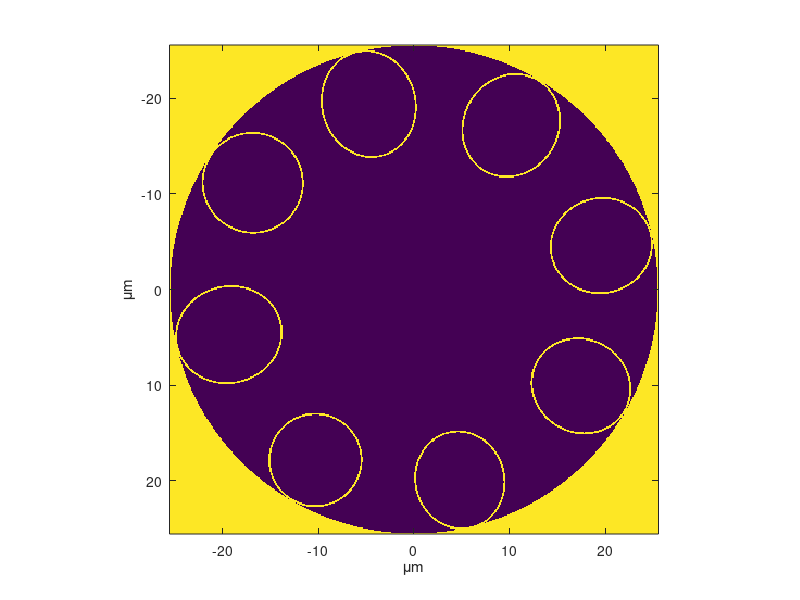

Reproduce this figure in MATLAB. (Note: this script raises an error after producing the figure.)
clc; clear variables; close all;

%% Set up problem

lambda = 650e-9;
k0 = 2*pi/lambda;
beta = k0; % Propagation constant will be close to that of free space.
Nx = 450; % Change Nx to match the new fiber profile
NoModes = 10;

um = 1e-6;
n_silica = 1.45;
n_air = 1.0;
r_core = 25.5 * um;
r_clad = 34.0 * um;
r_total = r_core + r_clad;
x = linspace(-25.5 * um, 25.5 * um, Nx);
[x_mesh, y_mesh] = meshgrid(x, x.');
r_mesh = sqrt(x_mesh.^2 + y_mesh.^2);
n = ones(Nx, Nx) * n_silica;
n(r_mesh < r_total) = n_silica;
n(r_mesh < (r_total - r_clad)) = 1;
n(r_mesh > r_total) = 1;

% Ellipses for glass
glass_ellipses = [
    struct('center', [-19.35 * um, 4.72 * um], 'major_axis', 11.28 * um, 'minor_axis', 10.28 * um, 'angle', 166.29),
    struct('center', [-10.30 * um, 17.82 * um], 'major_axis', 9.85 * um, 'minor_axis', 9.82 * um, 'angle', 120.03),
    struct('center', [4.80 * um, 19.92 * um], 'major_axis', 10.42 * um, 'minor_axis', 9.49 * um, 'angle', 76.45),
    struct('center', [17.46 * um, 10.08 * um], 'major_axis', 10.70 * um, 'minor_axis', 9.91 * um, 'angle', 30.00),
    struct('center', [19.58 * um, -4.59 * um], 'major_axis', 10.80 * um, 'minor_axis', 10.09 * um, 'angle', -13.19),
    struct('center', [10.15 * um, -17.15 * um], 'major_axis', 11.20 * um, 'minor_axis', 10.09 * um, 'angle', -59.38),
    struct('center', [-4.73 * um, -19.40 * um], 'major_axis', 11.36 * um, 'minor_axis', 9.97 * um, 'angle', -103.70),
    struct('center', [-16.85 * um, -11.15 * um], 'major_axis', 10.70 * um, 'minor_axis', 10.60 * um, 'angle', -147.51)
];

% Ellipses for air
air_ellipses = [
    struct('center', [-19.35 * um, 4.72 * um], 'major_axis', 10.88 * um, 'minor_axis', 9.88 * um, 'angle', 166.29),
    struct('center', [-10.30 * um, 17.82 * um], 'major_axis', 9.45 * um, 'minor_axis', 9.42 * um, 'angle', 120.03),
    struct('center', [4.80 * um, 19.92 * um], 'major_axis', 10.02 * um, 'minor_axis', 9.09 * um, 'angle', 76.45),
    struct('center', [17.46 * um, 10.08 * um], 'major_axis', 10.30 * um, 'minor_axis', 9.51 * um, 'angle', 30.00),
    struct('center', [19.58 * um, -4.59 * um], 'major_axis', 10.40 * um, 'minor_axis', 9.69 * um, 'angle', -13.19),
    struct('center', [10.15 * um, -17.15 * um], 'major_axis', 10.80 * um, 'minor_axis', 9.69 * um, 'angle', -59.38),
    struct('center', [-4.73 * um, -19.40 * um], 'major_axis', 10.96 * um, 'minor_axis', 9.57 * um, 'angle', -103.70),
    struct('center', [-16.85 * um, -11.15 * um], 'major_axis', 10.30 * um, 'minor_axis', 10.20 * um, 'angle', -147.51)
];

for i = 1:numel(glass_ellipses) + numel(air_ellipses)
    if i <= numel(glass_ellipses)
        ellipse_params = glass_ellipses(i);
        is_glass = true;
    else
        ellipse_params = air_ellipses(i - numel(glass_ellipses));
        is_glass = false;
    end
    
    center = ellipse_params.center;
    major_axis = ellipse_params.major_axis / 2;
    minor_axis = ellipse_params.minor_axis / 2;
    angle = deg2rad(ellipse_params.angle);
    x_rotated = (x_mesh - center(1)) * cos(angle) + (y_mesh - center(2)) * sin(angle);
    y_rotated = (y_mesh - center(2)) * cos(angle) - (x_mesh - center(1)) * sin(angle);
    ellipse_mask = ((x_rotated / major_axis).^2 + (y_rotated / minor_axis).^2) < 1;
    n(ellipse_mask) = n_silica * is_glass + n_air * ~is_glass;
end

dx = x(2) - x(1);
lambda_in_nm = lambda * 1e9;
dx_in_nm = dx * 1e9;
lambda_dx_ratio = lambda / dx;

fprintf('\nlambda: %.2f nm\n', lambda_in_nm);
fprintf('dx: %.2f nm\n', dx_in_nm);
fprintf('lambda/dx: %.2f\n', lambda_dx_ratio);


%% Show refractive index profile

figure;
imagesc(x*1e6, x*1e6, n);
axis square;
xlabel('\mum');
ylabel('\mum');
hold on;

%% Call FD solver

tic;
RetVal = ModeSolverFD(dx, n, lambda, beta, NoModes);
toc;

%% Plot modes

for i = 1:NoModes
    figure;
    imagesc(x*1e6, x*1e6, RetVal.Eabs{i});
    title(['\beta = ' num2str(RetVal.beta(i))]);
    axis square;
end

save('FD Solver Result.mat', 'RetVal', '-v7.3');

function [x,n] = GenerateFibreProfile(Nx)

end
